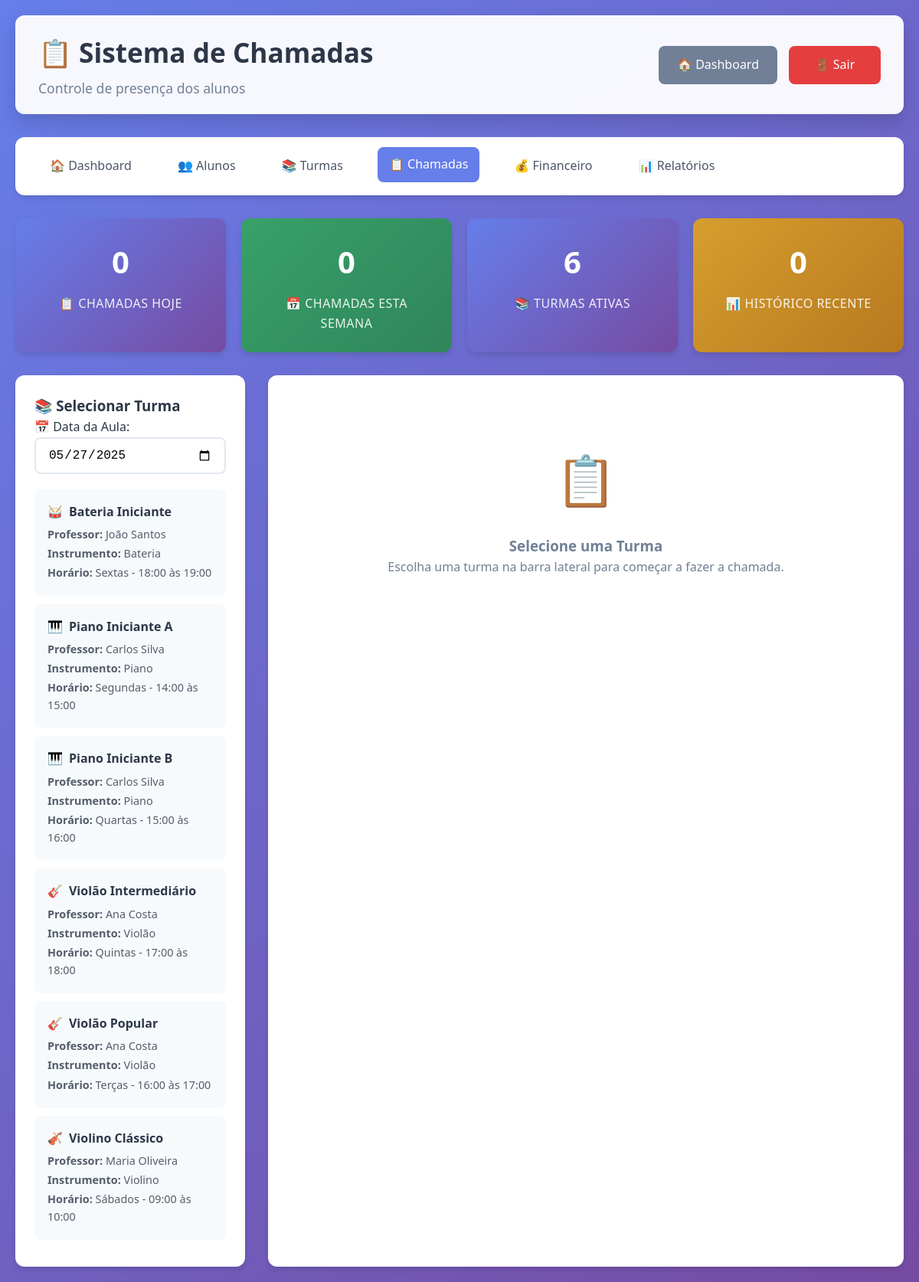
Screenshot of /admin/chamadas.php (signed in) with the database file from the repository.
### tables this page shows
CREATE TABLE turmas (
    id INT AUTO_INCREMENT PRIMARY KEY,
    nome VARCHAR(100) NOT NULL,
    professor_id INT,
    instrumento_id INT,
    dia_semana ENUM('Segunda', 'Terça', 'Quarta', 'Quinta', 'Sexta', 'Sábado', 'Domingo'),
    horario_inicio TIME,
    horario_fim TIME,
    max_alunos INT DEFAULT 10,
    ativa BOOLEAN DEFAULT TRUE,
    FOREIGN KEY (professor_id) REFERENCES professores(id),
    FOREIGN KEY (instrumento_id) REFERENCES instrumentos(id)
);

CREATE TABLE instrumentos (
    id INT AUTO_INCREMENT PRIMARY KEY,
    nome VARCHAR(50) NOT NULL,
    descricao TEXT,
    icone VARCHAR(10) DEFAULT '🎵'
);

CREATE TABLE professores (
    id INT AUTO_INCREMENT PRIMARY KEY,
    nome VARCHAR(100) NOT NULL,
    email VARCHAR(100) UNIQUE NOT NULL,
    telefone VARCHAR(20),
    especialidade VARCHAR(100),
    data_contratacao DATE,
    ativo BOOLEAN DEFAULT TRUE
);

### admin/chamadas.php (the view, shortened to what this page needs)
<?php
$db = getDB();
$turma_selecionada = $_GET['turma'] ?? '';
$data_selecionada = $_GET['data'] ?? date('Y-m-d');
$stmt = $db->query("
    SELECT t.*, p.nome as professor_nome, i.nome as instrumento_nome, i.icone
    FROM turmas t
    JOIN professores p ON t.professor_id = p.id
    JOIN instrumentos i ON t.instrumento_id = i.id
    WHERE t.ativa = 1
    ORDER BY t.nome
");
$turmas = $stmt->fetchAll();
$stmt = $db->query("
    SELECT c.*, t.nome as turma_nome, p.nome as professor_nome,
           COUNT(pr.id) as total_alunos,
           COUNT(CASE WHEN pr.presente = 1 THEN 1 END) as presentes,
           COUNT(CASE WHEN pr.presente = 0 THEN 1 END) as ausentes
    FROM chamadas c
    JOIN turmas t ON c.turma_id = t.id
    JOIN professores p ON c.professor_id = p.id
    LEFT JOIN presencas pr ON c.id = pr.chamada_id
    GROUP BY c.id
    ORDER BY c.data_aula DESC, c.data_criacao DESC
    LIMIT 10
");
$historico_chamadas = $stmt->fetchAll();
$stmt = $db->query("SELECT COUNT(*) as total FROM chamadas WHERE DATE(data_aula) = CURDATE()");
$chamadas_hoje = $stmt->fetch()['total'];
$stmt = $db->query("SELECT COUNT(*) as total FROM chamadas WHERE WEEK(data_aula) = WEEK(CURDATE())");
$chamadas_semana = $stmt->fetch()['total'];
$stmt = $db->query("SELECT COUNT(*) as total FROM turmas WHERE ativa = 1");
$turmas_ativas = $stmt->fetch()['total'];
?>
<!DOCTYPE html>
<html lang="pt-BR">
<head>
    <link rel="stylesheet" href="../assets/css/style.css">
</head>
<body>
    <div class="container-fluid">
        <div class="header">
            <div>
                <h1>📋 Sistema de Chamadas</h1>
                <p class="subtitle">Controle de presença dos alunos</p>
            </div>
            <div class="header-actions">
                <a href="../dashboard.php" class="btn btn-secondary">🏠 Dashboard</a>
                <a href="../logout.php" class="btn btn-danger">🚪 Sair</a>
            </div>
        </div>
        <nav class="navbar">
            <ul>
                <li><a href="../dashboard.php">🏠 Dashboard</a></li>
                <li><a href="alunos.php">👥 Alunos</a></li>
                <li><a href="turmas.php">📚 Turmas</a></li>
                <li><a href="chamadas.php" class="active">📋 Chamadas</a></li>
                <li><a href="financeiro.php">💰 Financeiro</a></li>
                <li><a href="relatorios.php">📊 Relatórios</a></li>
            </ul>
        </nav>
        <div class="stats-grid">
            <div class="stat-card">
                <span class="number"><?= $chamadas_hoje ?></span>
                <span class="label">📋 Chamadas Hoje</span>
            </div>
            <div class="stat-card success">
                <span class="number"><?= $chamadas_semana ?></span>
                <span class="label">📅 Chamadas esta Semana</span>
            </div>
            <div class="stat-card info">
                <span class="number"><?= $turmas_ativas ?></span>
                <span class="label">📚 Turmas Ativas</span>
            </div>
            <div class="stat-card warning">
                <span class="number"><?= count($historico_chamadas) ?></span>
                <span class="label">📊 Histórico Recente</span>
            </div>
        </div>
        <div class="chamada-container">
            <div class="sidebar-chamada">
                <h3>📚 Selecionar Turma</h3>
                <div style="margin-bottom: 20px;">
                    <label for="data_chamada">📅 Data da Aula:</label>
                    <input
                        type="date"
                        id="data_chamada"
                        class="form-control"
                        value="<?= $data_selecionada ?>"
                        onchange="updateDate()"
                    >
                </div>
                <?php foreach ($turmas as $turma): ?>
                <div class="turma-item <?= $turma['id'] == $turma_selecionada ? 'active' : '' ?>"
                     onclick="selectTurma(<?= $turma['id'] ?>)">
                    <h4>
                        <span><?= $turma['icone'] ?></span>
                        <?= htmlspecialchars($turma['nome']) ?>
                    </h4>
                    <p><strong>Professor:</strong> <?= htmlspecialchars($turma['professor_nome']) ?></p>
                    <p><strong>Instrumento:</strong> <?= htmlspecialchars($turma['instrumento_nome']) ?></p>
                    <p><strong>Horário:</strong> <?= $turma['dia_semana'] ?>s - <?= date('H:i', strtotime($turma['horario_inicio'])) ?> às <?= date('H:i', strtotime($turma['horario_fim'])) ?></p>
                </div>
                <?php endforeach; ?>
            </div>
            <div class="form-chamada">
                <?php if (!$turma_selecionada): ?>
                    <div style="text-align: center; padding: 60px 20px; color: var(--text-muted);">
                        <div style="font-size: 4em; margin-bottom: 20px;">📋</div>
                        <h3>Selecione uma Turma</h3>
                        <p>Escolha uma turma na barra lateral para começar a fazer a chamada.</p>
                    </div>
                <?php endif; ?>
            </div>
        </div>
    </div>
</body>
</html>

### assets/css/style.css (style rules this page uses)
* { margin: 0; padding: 0; box-sizing: border-box; }
:root { --primary-color: #667eea; --primary-dark: #4c51bf; --secondary-color: #764ba2; --success-color: #38a169; --warning-color: #d69e2e; --danger-color: #e53e3e; --info-color: #3182ce; --bg-primary: #f7fafc; --bg-secondary: #edf2f7; --bg-white: #ffffff; --text-primary: #2d3748; --text-secondary: #4a5568; --text-muted: #718096; --border-color: #e2e8f0; --border-radius: 12px; --shadow: 0 4px 6px rgba(0, 0, 0, 0.1); --shadow-lg: 0 10px 25px rgba(0, 0, 0, 0.15); --font-family: 'Segoe UI', Tahoma, Geneva, Verdana, sans-serif; }
body { font-family: var(--font-family); background: linear-gradient(135deg, var(--primary-color) 0%, var(--secondary-color) 100%); min-height: 100vh; color: var(--text-primary); line-height: 1.6; }
.container-fluid { width: 100%; padding: 20px; }
.header { background: rgba(255, 255, 255, 0.95); backdrop-filter: blur(10px); padding: 20px 30px; border-radius: var(--border-radius); margin-bottom: 30px; box-shadow: var(--shadow-lg); display: flex; justify-content: space-between; align-items: center; flex-wrap: wrap; gap: 20px; }
.header h1 { color: var(--text-primary); font-size: 2.2em; font-weight: 700; display: flex; align-items: center; gap: 15px; }
.header .subtitle { color: var(--text-muted); font-size: 1.1em; margin-top: 5px; }
.header-actions { display: flex; align-items: center; gap: 15px; flex-wrap: wrap; }
.navbar { background: var(--bg-white); padding: 15px 30px; border-radius: var(--border-radius); margin-bottom: 30px; box-shadow: var(--shadow); }
.navbar ul { list-style: none; display: flex; gap: 30px; flex-wrap: wrap; }
.navbar a { text-decoration: none; color: var(--text-secondary); font-weight: 500; padding: 10px 15px; border-radius: 8px; transition: all 0.3s ease; display: flex; align-items: center; gap: 8px; }
.navbar a:hover, .navbar a.active { background: var(--primary-color); color: white; transform: translateY(-2px); }
.btn { display: inline-flex; align-items: center; gap: 8px; padding: 12px 24px; border: none; border-radius: 8px; font-size: 16px; font-weight: 500; text-decoration: none; cursor: pointer; transition: all 0.3s ease; text-align: center; justify-content: center; min-width: 120px; }
.btn-secondary { background: var(--text-muted); color: white; }
.btn-danger { background: var(--danger-color); color: white; }
.form-control { width: 100%; padding: 12px 16px; border: 2px solid var(--border-color); border-radius: 8px; font-size: 16px; transition: border-color 0.3s ease, box-shadow 0.3s ease; background: var(--bg-white); }
.stats-grid { display: grid; grid-template-columns: repeat(auto-fit, minmax(200px, 1fr)); gap: 20px; margin-bottom: 30px; }
.stat-card { background: linear-gradient(135deg, var(--primary-color), var(--secondary-color)); color: white; padding: 25px; border-radius: var(--border-radius); text-align: center; box-shadow: var(--shadow); transition: transform 0.3s ease; }
.stat-card .number { font-size: 2.5em; font-weight: 700; margin-bottom: 10px; display: block; }
.stat-card .label { font-size: 1em; opacity: 0.9; text-transform: uppercase; letter-spacing: 0.5px; }
.stat-card.success { background: linear-gradient(135deg, var(--success-color), #2f855a); }
.stat-card.warning { background: linear-gradient(135deg, var(--warning-color), #b7791f); }

### admin/chamadas.php (style rules this page uses)
.chamada-container { display: grid; grid-template-columns: 300px 1fr; gap: 30px; }
.sidebar-chamada { background: var(--bg-white); padding: 25px; border-radius: var(--border-radius); box-shadow: var(--shadow); height: fit-content; position: sticky; top: 20px; }
.turma-item { background: var(--bg-primary); padding: 15px; border-radius: 8px; margin-bottom: 10px; cursor: pointer; transition: all 0.3s ease; border: 2px solid transparent; }
.turma-item h4 { margin-bottom: 5px; display: flex; align-items: center; gap: 8px; }
.turma-item p { font-size: 0.9em; opacity: 0.8; margin: 2px 0; }
.form-chamada { background: var(--bg-white); padding: 25px; border-radius: var(--border-radius); box-shadow: var(--shadow); }

### rows the page displays
turmas: instrumento.icone "🥁", nome "Bateria Iniciante", professor.nome "João Santos", instrumento.nome "Bateria", dia_semana "Sexta", horario_inicio "18:00", horario_fim "19:00"
turmas: instrumento.icone "🎹", nome "Piano Iniciante A", professor.nome "Carlos Silva", instrumento.nome "Piano", dia_semana "Segunda", horario_inicio "14:00", horario_fim "15:00"
turmas: instrumento.icone "🎹", nome "Piano Iniciante B", professor.nome "Carlos Silva", instrumento.nome "Piano", dia_semana "Quarta", horario_inicio "15:00", horario_fim "16:00"
turmas: instrumento.icone "🎸", nome "Violão Intermediário", professor.nome "Ana Costa", instrumento.nome "Violão", dia_semana "Quinta", horario_inicio "17:00", horario_fim "18:00"
turmas: instrumento.icone "🎸", nome "Violão Popular", professor.nome "Ana Costa", instrumento.nome "Violão", dia_semana "Terça", horario_inicio "16:00", horario_fim "17:00"
turmas: instrumento.icone "🎻", nome "Violino Clássico", professor.nome "Maria Oliveira", instrumento.nome "Violino", dia_semana "Sábado", horario_inicio "09:00", horario_fim "10:00"

### other values shown
$chamadas_hoje "0"
$chamadas_semana "0"
$turmas_ativas "6"
count($historico_chamadas) "0"
